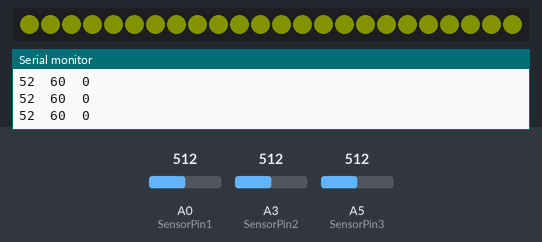
Recording of a sketch running on a simulated Arduino Uno, built with avr-gcc and run on an emulated ATmega328P. Parts: 24 RGB LEDs in strip order, left to right, the last lines printed to the serial monitor. The inputs (shaded band) are chosen by the test bench; at power-on: A3 (SensorPin2) = 512, A5 (SensorPin3) = 512, A0 (SensorPin1) = 512. Dim RGB values are drawn brighter than linear; the strip is taken to match the declared colour order.

Above: at 1.2 s.
1.3 s: A3 (SensorPin2) set to 0
At 2.6 s:
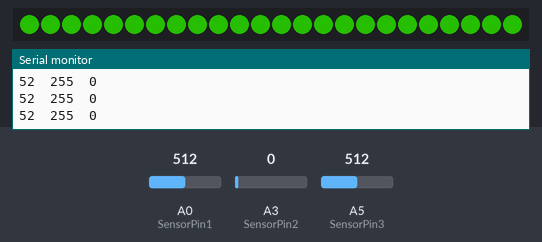
3.0 s: A5 (SensorPin3) set to 306
At 3.6 s:
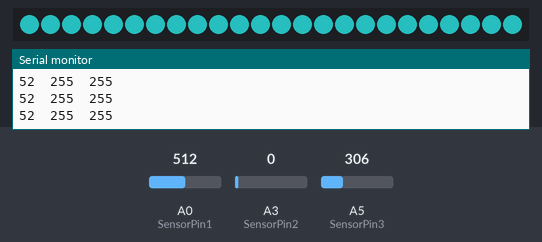
4.7 s: A0 (SensorPin1) set to 350
6.6 s: A3 (SensorPin2) set to 640
At 7.4 s:
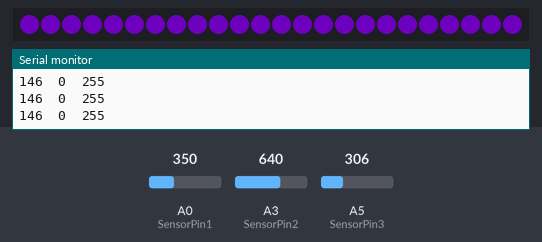
8.5 s: A5 (SensorPin3) set to 511
At 9.9 s:
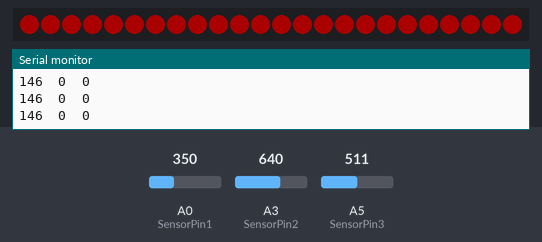
10.3 s: A0 (SensorPin1) set to 716
At 11.3 s:
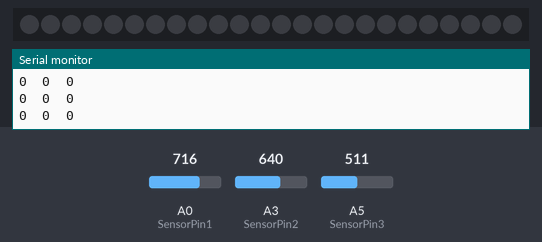
Timing chart, 0 to 13.0 s (numbered marks = the images above; inputs shaded):
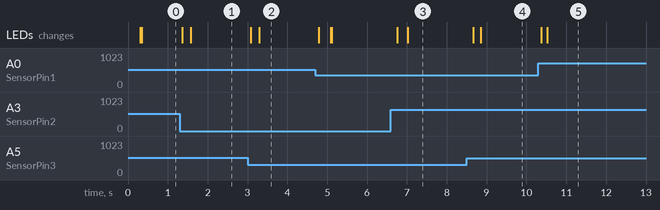

Measured:
- after the input at 1.3 s, the LEDs: first change after 0.06 s (image 1 shows a later state)
- after the input at 8.5 s, the LEDs: first change after 0.16 s (image 4 shows a later state)

The sketch:

tetracolor.ino
```cpp
#include <Adafruit_NeoPixel.h>
Adafruit_NeoPixel strip = Adafruit_NeoPixel(24, 9, NEO_RGB + NEO_KHZ800);

#define SensorPin1      A0
#define SensorPin2      A3
#define SensorPin3      A5
#define filterSamples   31              // filterSamples should  be an odd number, no smaller than 3
int sensSmoothArray1 [filterSamples];   // array for holding raw sensor values for sensor1
int sensSmoothArray2 [filterSamples];
int sensSmoothArray3 [filterSamples];// array for holding raw sensor values for sensor2

int rawData1, smoothData1;  // variables for sensor1 data
int rawData2, smoothData2;  // variables for sensor2 data
int rawData3, smoothData3;  // variables for sensor3 data

void setup(){
  Serial.begin(9600);
//  turn on neopixels
  strip.begin();
  strip.setBrightness(80);
  strip.show();
}
void loop(){       // test the digitalSmooth function
  rawData1 = analogRead(SensorPin1);                        // read sensor 1
  smoothData1 = digitalSmooth(rawData1, sensSmoothArray1);  // every sensor you use with digitalSmooth needs its own array

  rawData2 = analogRead(SensorPin2);                        // read sensor 2
  smoothData2 = digitalSmooth(rawData2, sensSmoothArray2);  // every sensor you use with digitalSmooth needs its own array

 rawData3 = analogRead(SensorPin3);                        // read sensor 3
  smoothData3 = digitalSmooth(rawData3, sensSmoothArray3);  // every sensor you use with digitalSmooth needs its own array

int r;
int g;
int b;


//    Serial.println(smoothData3);

//sets red

if (smoothData1 < 160)
{
  r = 255;
}
else if (smoothData1 >= 161 && smoothData1 < 600)
{
    r = map(smoothData1, 161, 600, 255, 1);
}
else if (smoothData1 >=600)
{
  r = 0;
}


// sets g

if (smoothData2 < 120)
{
  g = 255;
}
else if (smoothData2 >= 121 && smoothData2 < 630)
{
    g = map(smoothData2, 121, 630, 255, 0);
}
else if (smoothData2 >= 630)
{
  g = 0;
}

// sets b


if (smoothData3 < 360)
{
  b = 255;
}
else if (smoothData3 > 361 && smoothData3 < 500)
{
    b = map(smoothData3, 361, 500, 255, 0);
}

else if (smoothData3 >= 500) {
  b = 0;
}


//for processing

    Serial.print(r);
    Serial.print("  ");
    Serial.print(g);
    Serial.print("  ");
    Serial.println(b);


  strip.setPixelColor(0, r, g, b);
  strip.setPixelColor(1, r, g, b);
  strip.setPixelColor(2, r, g, b);
  strip.setPixelColor(3, r, g, b);
  strip.setPixelColor(4, r, g, b);
  strip.setPixelColor(5, r, g, b);
  strip.setPixelColor(6, r, g, b);
  strip.setPixelColor(7, r, g, b);
  strip.setPixelColor(8, r, g, b);
  strip.setPixelColor(9, r, g, b);
  strip.setPixelColor(10, r, g, b);
  strip.setPixelColor(11, r, g, b);
  strip.setPixelColor(12, r, g, b);
  strip.setPixelColor(13, r, g, b);
  strip.setPixelColor(14, r, g, b);
  strip.setPixelColor(15, r, g, b);
  strip.setPixelColor(16, r, g, b);
  strip.setPixelColor(17, r, g, b);
  strip.setPixelColor(18, r, g, b);
  strip.setPixelColor(19, r, g, b);
  strip.setPixelColor(20, r, g, b);
  strip.setPixelColor(21, r, g, b);
  strip.setPixelColor(22, r, g, b);
  strip.setPixelColor(23, r, g, b);

  strip.show();
}

int digitalSmooth(int rawIn, int *sensSmoothArray){     // "int *sensSmoothArray" passes an array to the function - the asterisk indicates the array name is a pointer
  int j, k, temp, top, bottom;
  long total;
  static int i;
 // static int raw[filterSamples];
  static int sorted[filterSamples];
  boolean done;

  i = (i + 1) % filterSamples;    // increment counter and roll over if necc. -  % (modulo operator) rolls over variable
  sensSmoothArray[i] = rawIn;                 // input new data into the oldest slot

  // Serial.print("raw = ");

  for (j=0; j<filterSamples; j++){     // transfer data array into anther array for sorting and averaging
    sorted[j] = sensSmoothArray[j];
  }

  done = 0;                // flag to know when we're done sorting
  while(done != 1){        // simple swap sort, sorts numbers from lowest to highest
    done = 1;
    for (j = 0; j < (filterSamples - 1); j++){
      if (sorted[j] > sorted[j + 1]){     // numbers are out of order - swap
        temp = sorted[j + 1];
        sorted [j+1] =  sorted[j] ;
        sorted [j] = temp;
        done = 0;
      }
    }
  }

/*
  for (j = 0; j < (filterSamples); j++){    // print the array to debug
    Serial.print(sorted[j]);
    Serial.print("   ");
  }
  Serial.println();
*/

  // throw out top and bottom 15% of samples - limit to throw out at least one from top and bottom
  bottom = max(((filterSamples * 15)  / 100), 1);
  top = min((((filterSamples * 85) / 100) + 1  ), (filterSamples - 1));   // the + 1 is to make up for asymmetry caused by integer rounding
  k = 0;
  total = 0;
  for ( j = bottom; j< top; j++){
    total += sorted[j];  // total remaining indices
    k++;
    // Serial.print(sorted[j]);
    // Serial.print("   ");
  }

  return total / k;    // divide by number of samples
}
```
